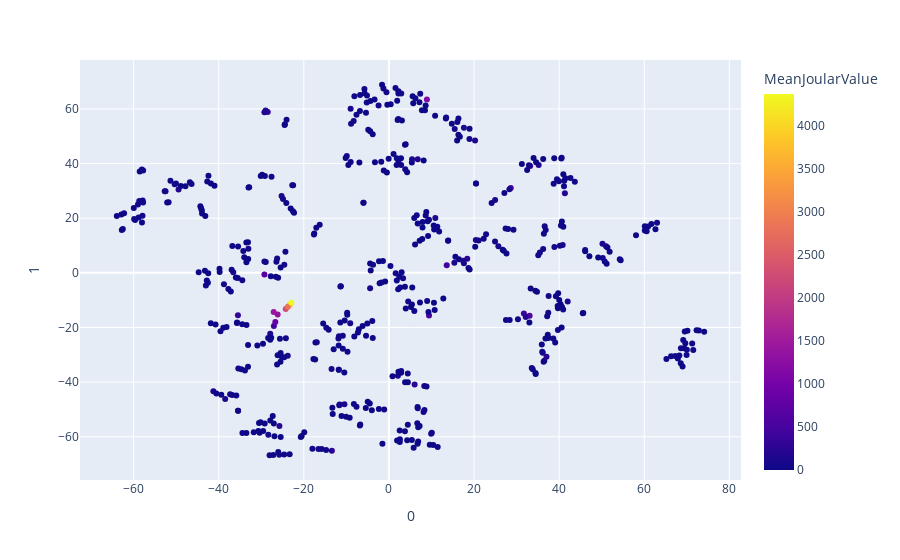
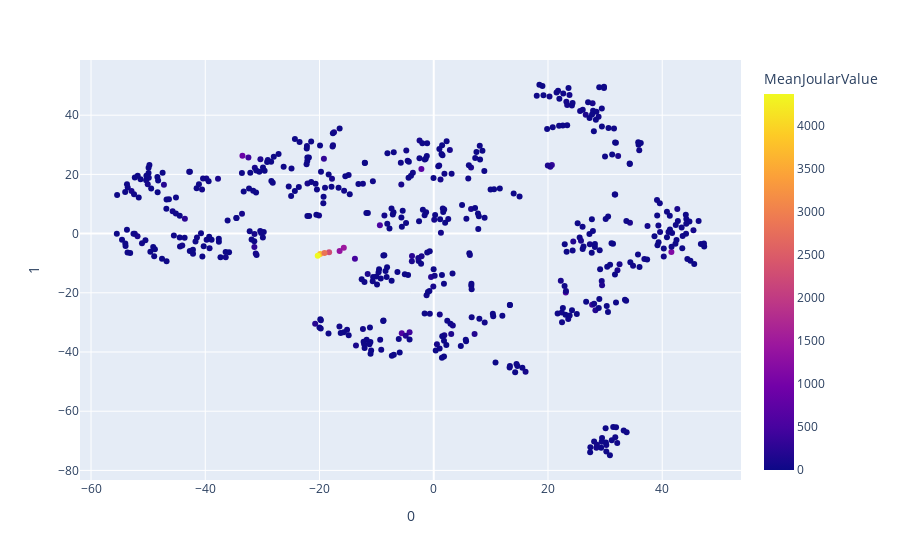
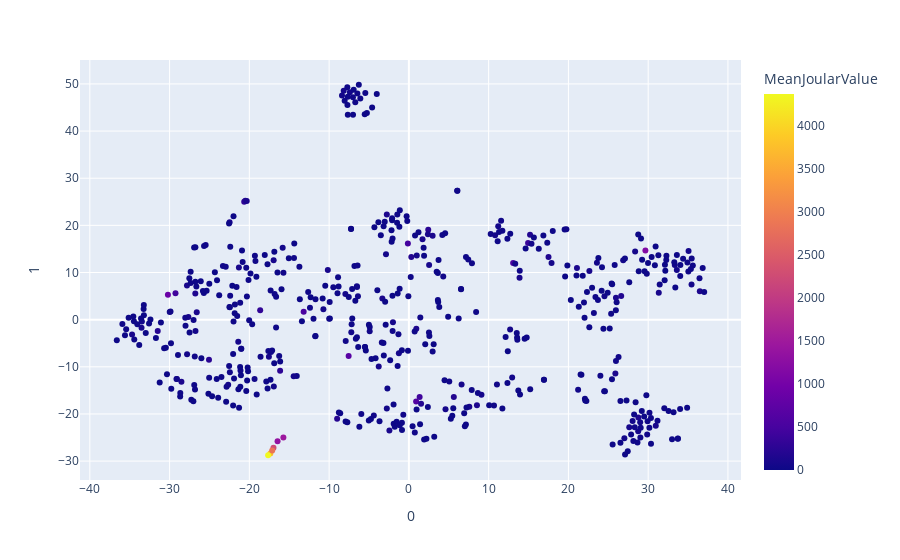

Here is the notebook cell these charts were saved with, in order:
### Code cell
perplexities = [5, 10, 20, 30, 40, 50]
for i in perplexities:
    createTsneFigure(allRepoDf, 'MeanJoularValue', i)
#createTsne(allRepoDf, 'rfc')
#createTsne(allRepoDf, 'cbo')
#createTsne(allRepoDf, 'MeanJoularValue')

### Figure 1 — Plotly figure (JSON) as saved in the notebook; plotly's stock layout.template omitted (floating-point values rounded to 4 significant figures; data arrays with more than 128 entries replaced by an {"elided": "..."} marker saying what was removed)
{"data": [{"customdata": {"elided": "538x3 str values"}, "hovertemplate": "0=%{x}<br>1=%{y}<br>Method=%{customdata[0]}<br>Class=%{customdata[1]}<br>Repository=%{customdata[2]}<br>MeanJoularValue=%{marker.color}<extra></extra>", "legendgroup": "", "marker": {"color": {"elided": "538 float values"}, "coloraxis": "coloraxis", "symbol": "circle"}, "mode": "markers", "name": "", "orientation": "v", "showlegend": false, "type": "scatter", "x": {"elided": "538 float values"}, "xaxis": "x", "y": {"elided": "538 float values"}, "yaxis": "y"}], "layout": {"coloraxis": {"colorbar": {"title": {"text": "MeanJoularValue"}}, "colorscale": [[0, "#0d0887"], [0.1111, "#46039f"], [0.2222, "#7201a8"], [0.3333, "#9c179e"], [0.4444, "#bd3786"], [0.5556, "#d8576b"], [0.6667, "#ed7953"], [0.7778, "#fb9f3a"], [0.8889, "#fdca26"], [1, "#f0f921"]]}, "legend": {"tracegroupgap": 0}, "margin": {"t": 60}, "xaxis": {"anchor": "y", "domain": [0, 1], "title": {"text": "0"}}, "yaxis": {"anchor": "x", "domain": [0, 1], "title": {"text": "1"}}}}

### Figure 2 — Plotly figure (JSON) as saved in the notebook; plotly's stock layout.template omitted (floating-point values rounded to 4 significant figures; data arrays with more than 128 entries replaced by an {"elided": "..."} marker saying what was removed)
{"data": [{"customdata": {"elided": "538x3 str values"}, "hovertemplate": "0=%{x}<br>1=%{y}<br>Method=%{customdata[0]}<br>Class=%{customdata[1]}<br>Repository=%{customdata[2]}<br>MeanJoularValue=%{marker.color}<extra></extra>", "legendgroup": "", "marker": {"color": {"elided": "538 float values"}, "coloraxis": "coloraxis", "symbol": "circle"}, "mode": "markers", "name": "", "orientation": "v", "showlegend": false, "type": "scatter", "x": {"elided": "538 float values"}, "xaxis": "x", "y": {"elided": "538 float values"}, "yaxis": "y"}], "layout": {"coloraxis": {"colorbar": {"title": {"text": "MeanJoularValue"}}, "colorscale": [[0, "#0d0887"], [0.1111, "#46039f"], [0.2222, "#7201a8"], [0.3333, "#9c179e"], [0.4444, "#bd3786"], [0.5556, "#d8576b"], [0.6667, "#ed7953"], [0.7778, "#fb9f3a"], [0.8889, "#fdca26"], [1, "#f0f921"]]}, "legend": {"tracegroupgap": 0}, "margin": {"t": 60}, "xaxis": {"anchor": "y", "domain": [0, 1], "title": {"text": "0"}}, "yaxis": {"anchor": "x", "domain": [0, 1], "title": {"text": "1"}}}}

### Figure 3 — Plotly figure (JSON) as saved in the notebook; plotly's stock layout.template omitted (floating-point values rounded to 4 significant figures; data arrays with more than 128 entries replaced by an {"elided": "..."} marker saying what was removed)
{"data": [{"customdata": {"elided": "538x3 str values"}, "hovertemplate": "0=%{x}<br>1=%{y}<br>Method=%{customdata[0]}<br>Class=%{customdata[1]}<br>Repository=%{customdata[2]}<br>MeanJoularValue=%{marker.color}<extra></extra>", "legendgroup": "", "marker": {"color": {"elided": "538 float values"}, "coloraxis": "coloraxis", "symbol": "circle"}, "mode": "markers", "name": "", "orientation": "v", "showlegend": false, "type": "scatter", "x": {"elided": "538 float values"}, "xaxis": "x", "y": {"elided": "538 float values"}, "yaxis": "y"}], "layout": {"coloraxis": {"colorbar": {"title": {"text": "MeanJoularValue"}}, "colorscale": [[0, "#0d0887"], [0.1111, "#46039f"], [0.2222, "#7201a8"], [0.3333, "#9c179e"], [0.4444, "#bd3786"], [0.5556, "#d8576b"], [0.6667, "#ed7953"], [0.7778, "#fb9f3a"], [0.8889, "#fdca26"], [1, "#f0f921"]]}, "legend": {"tracegroupgap": 0}, "margin": {"t": 60}, "xaxis": {"anchor": "y", "domain": [0, 1], "title": {"text": "0"}}, "yaxis": {"anchor": "x", "domain": [0, 1], "title": {"text": "1"}}}}
